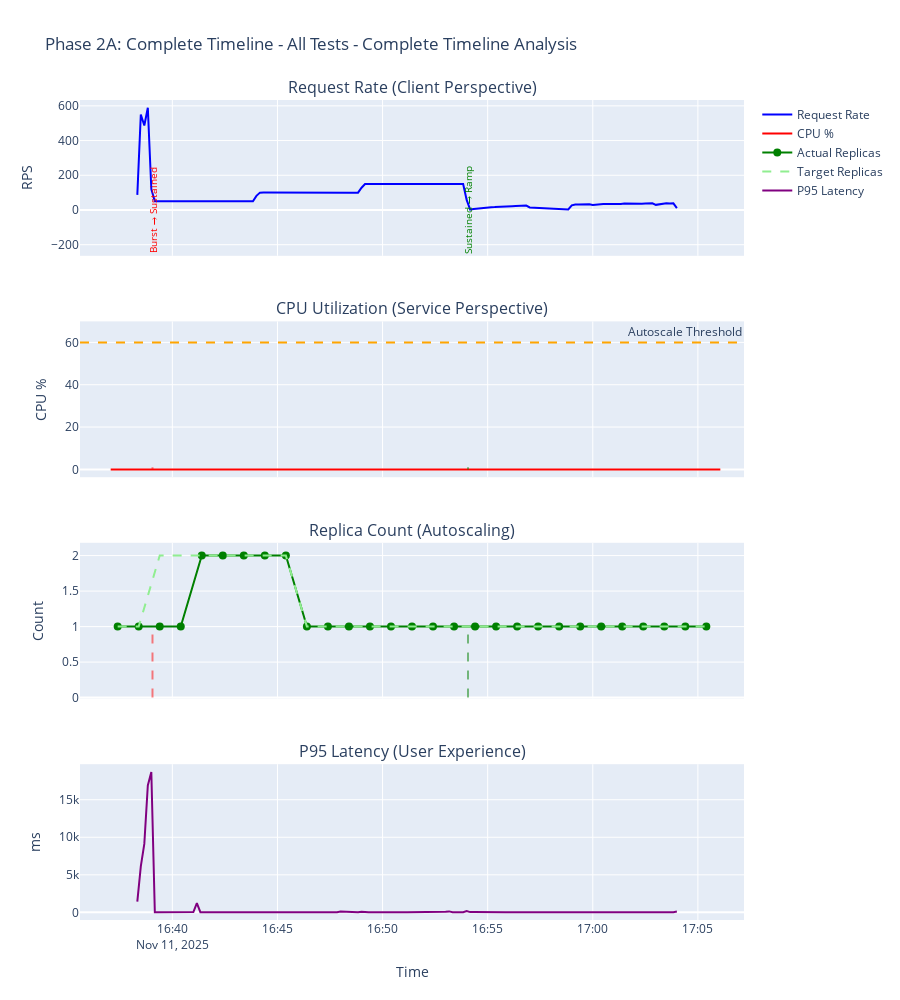

This figure's notebook cell:
### Code cell
# Visualize Complete Phase 2A Timeline (shows all tests and autoscaling event)
print("Creating comprehensive Phase 2A visualization...")
print(f"Time span: {phase2a_start.strftime('%H:%M:%S')} → {phase2a_end.strftime('%H:%M:%S')}")
print(f"This covers all 4 burst tests, 3 sustained tests, and 1 ramp test\n")

# Combine ALL test results for the request rate timeline
all_test_results = pd.concat([r['results_df'] for r in phase2a_all_results])

# Create base visualization with ALL Phase 2A data
fig = plot_timeline_with_metrics(
    test_results=all_test_results,
    metrics=phase2a_metrics,  # Already collected for full Phase 2A window
    test_name="Phase 2A: Complete Timeline - All Tests"
)

# Add vertical separators between test phases
# Calculate phase boundaries
burst_end = phase2a_burst_results[-1]['end_time']
sustained_end = phase2a_sustained_results[-1]['end_time']

# Add vertical lines to all 4 subplots
for row_num in [1, 2, 3, 4]:
    # Separator between Burst and Sustained
    fig.add_shape(
        type="line",
        x0=burst_end, x1=burst_end, y0=0, y1=1,
        line=dict(color="rgba(255, 0, 0, 0.5)", width=2, dash="dash"),
        yref="paper",
        row=row_num, col=1
    )
    
    # Separator between Sustained and Ramp
    fig.add_shape(
        type="line",
        x0=sustained_end, x1=sustained_end, y0=0, y1=1,
        line=dict(color="rgba(0, 128, 0, 0.5)", width=2, dash="dash"),
        yref="paper",
        row=row_num, col=1
    )

# Add annotations only on the top subplot
fig.add_annotation(
    x=burst_end, y=1.05,
    text="Burst → Sustained",
    showarrow=False,
    yref="paper",
    xref="x",
    textangle=-90,
    font=dict(size=10, color="red"),
    row=1, col=1
)

fig.add_annotation(
    x=sustained_end, y=1.05,
    text="Sustained → Ramp",
    showarrow=False,
    yref="paper",
    xref="x",
    textangle=-90,
    font=dict(size=10, color="green"),
    row=1, col=1
)

fig.show()

print("\n📊 This visualization shows:")
print(f"  - All Phase 2A tests from {phase2a_start.strftime('%H:%M:%S')} to {phase2a_end.strftime('%H:%M:%S')}")
print(f"  - Request rate across all 8 tests")
print(f"  - CPU utilization (max ~22%)")
print(f"  - Replica scaling: 1 → 2 @ 16:41 (during burst tests), back to 1 @ 16:45")
print(f"  - P95 latency throughout all tests")
print(f"  - Red line: Burst → Sustained | Green line: Sustained → Ramp")

### Figure 1 — Plotly figure (JSON) as saved in the notebook; plotly's stock layout.template omitted (floating-point values rounded to 4 significant figures; data arrays with more than 128 entries replaced by an {"elided": "..."} marker saying what was removed)
{"data": [{"line": {"color": "blue", "width": 2}, "mode": "lines", "name": "Request Rate", "type": "scatter", "x": {"elided": "145 str values"}, "xaxis": "x", "y": {"elided": "145 float values"}, "yaxis": "y"}, {"line": {"color": "red", "width": 2}, "mode": "lines", "name": "CPU %", "type": "scatter", "x": ["2025-11-11T16:37:04", "2025-11-11T16:38:04", "2025-11-11T16:39:04", "2025-11-11T16:40:04", "2025-11-11T16:41:04", "2025-11-11T16:42:04", "2025-11-11T16:42:04", "2025-11-11T16:43:04", "2025-11-11T16:43:04", "2025-11-11T16:44:04", "2025-11-11T16:44:04", "2025-11-11T16:45:04", "2025-11-11T16:45:04", "2025-11-11T16:46:04", "2025-11-11T16:46:04", "2025-11-11T16:47:04", "2025-11-11T16:47:04", "2025-11-11T16:48:04", "2025-11-11T16:48:04", "2025-11-11T16:49:04", "2025-11-11T16:49:04", "2025-11-11T16:50:04", "2025-11-11T16:50:04", "2025-11-11T16:51:04", "2025-11-11T16:51:04", "2025-11-11T16:52:04", "2025-11-11T16:52:04", "2025-11-11T16:53:04", "2025-11-11T16:53:04", "2025-11-11T16:54:04", "2025-11-11T16:54:04", "2025-11-11T16:55:04", "2025-11-11T16:55:04", "2025-11-11T16:56:04", "2025-11-11T16:56:04", "2025-11-11T16:57:04", "2025-11-11T16:57:04", "2025-11-11T16:58:04", "2025-11-11T16:59:04", "2025-11-11T17:00:04", "2025-11-11T17:01:04", "2025-11-11T17:02:04", "2025-11-11T17:03:04", "2025-11-11T17:04:04", "2025-11-11T17:05:04", "2025-11-11T17:06:04"], "xaxis": "x2", "y": [0.0, 0.0, 0.0, 0.0, 0.0, 0.0, 0.0, 0.0, 0.0, 0.0, 0.0, 0.0, 0.0, 0.0, 0.0, 0.0, 0.0, 0.0, 0.0, 0.0, 0.0, 0.0, 0.0, 0.0, 0.0, 0.0, 0.0, 0.0, 0.0, 0.0, 0.0, 0.0, 0.0, 0.0, 0.0, 0.0, 0.0, 0.0, 0.0, 0.0, 0.0, 0.0, 0.0, 0.0, 0.0, 0.0], "yaxis": "y2"}, {"line": {"color": "green", "width": 2}, "marker": {"size": 8}, "mode": "lines+markers", "name": "Actual Replicas", "type": "scatter", "x": ["2025-11-11T16:37:24", "2025-11-11T16:38:24", "2025-11-11T16:39:24", "2025-11-11T16:40:24", "2025-11-11T16:41:24", "2025-11-11T16:42:24", "2025-11-11T16:43:24", "2025-11-11T16:44:24", "2025-11-11T16:45:24", "2025-11-11T16:46:24", "2025-11-11T16:47:24", "2025-11-11T16:48:24", "2025-11-11T16:49:24", "2025-11-11T16:50:24", "2025-11-11T16:51:24", "2025-11-11T16:52:24", "2025-11-11T16:53:24", "2025-11-11T16:54:24", "2025-11-11T16:55:24", "2025-11-11T16:56:24", "2025-11-11T16:57:24", "2025-11-11T16:58:24", "2025-11-11T16:59:24", "2025-11-11T17:00:24", "2025-11-11T17:01:24", "2025-11-11T17:02:24", "2025-11-11T17:03:24", "2025-11-11T17:04:24", "2025-11-11T17:05:24"], "xaxis": "x3", "y": [1.0, 1.0, 1.0, 1.0, 2.0, 2.0, 2.0, 2.0, 2.0, 1.0, 1.0, 1.0, 1.0, 1.0, 1.0, 1.0, 1.0, 1.0, 1.0, 1.0, 1.0, 1.0, 1.0, 1.0, 1.0, 1.0, 1.0, 1.0, 1.0], "yaxis": "y3"}, {"line": {"color": "lightgreen", "dash": "dash", "width": 2}, "mode": "lines", "name": "Target Replicas", "type": "scatter", "x": ["2025-11-11T16:37:24", "2025-11-11T16:38:24", "2025-11-11T16:39:24", "2025-11-11T16:40:24", "2025-11-11T16:41:24", "2025-11-11T16:42:24", "2025-11-11T16:43:24", "2025-11-11T16:44:24", "2025-11-11T16:45:24", "2025-11-11T16:46:24", "2025-11-11T16:47:24", "2025-11-11T16:48:24", "2025-11-11T16:49:24", "2025-11-11T16:50:24", "2025-11-11T16:51:24", "2025-11-11T16:52:24", "2025-11-11T16:53:24", "2025-11-11T16:54:24", "2025-11-11T16:55:24", "2025-11-11T16:56:24", "2025-11-11T16:57:24", "2025-11-11T16:58:24", "2025-11-11T16:59:24", "2025-11-11T17:00:24", "2025-11-11T17:01:24", "2025-11-11T17:02:24", "2025-11-11T17:03:24", "2025-11-11T17:04:24", "2025-11-11T17:05:24"], "xaxis": "x3", "y": [1.0, 1.0, 2.0, 2.0, 2.0, 2.0, 2.0, 2.0, 2.0, 1.0, 1.0, 1.0, 1.0, 1.0, 1.0, 1.0, 1.0, 1.0, 1.0, 1.0, 1.0, 1.0, 1.0, 1.0, 1.0, 1.0, 1.0, 1.0, 1.0], "yaxis": "y3"}, {"line": {"color": "purple", "width": 2}, "mode": "lines", "name": "P95 Latency", "type": "scatter", "x": {"elided": "145 str values"}, "xaxis": "x4", "y": {"elided": "145 float values"}, "yaxis": "y4"}], "layout": {"annotations": [{"font": {"size": 16}, "showarrow": false, "text": "Request Rate (Client Perspective)", "x": 0.5, "xanchor": "center", "xref": "paper", "y": 1, "yanchor": "bottom", "yref": "paper"}, {"font": {"size": 16}, "showarrow": false, "text": "CPU Utilization (Service Perspective)", "x": 0.5, "xanchor": "center", "xref": "paper", "y": 0.73, "yanchor": "bottom", "yref": "paper"}, {"font": {"size": 16}, "showarrow": false, "text": "Replica Count (Autoscaling)", "x": 0.5, "xanchor": "center", "xref": "paper", "y": 0.46, "yanchor": "bottom", "yref": "paper"}, {"font": {"size": 16}, "showarrow": false, "text": "P95 Latency (User Experience)", "x": 0.5, "xanchor": "center", "xref": "paper", "y": 0.19, "yanchor": "bottom", "yref": "paper"}, {"showarrow": false, "text": "Autoscale Threshold", "x": 1, "xanchor": "right", "xref": "x2 domain", "y": 60, "yanchor": "bottom", "yref": "y2"}, {"font": {"color": "red", "size": 10}, "showarrow": false, "text": "Burst → Sustained", "textangle": -90, "x": "2025-11-11T16:39:03.344203", "xref": "x", "y": 1.05, "yref": "y"}, {"font": {"color": "green", "size": 10}, "showarrow": false, "text": "Sustained → Ramp", "textangle": -90, "x": "2025-11-11T16:54:03.916214", "xref": "x", "y": 1.05, "yref": "y"}], "height": 1000, "shapes": [{"line": {"color": "orange", "dash": "dash"}, "type": "line", "x0": 0, "x1": 1, "xref": "x2 domain", "y0": 60, "y1": 60, "yref": "y2"}, {"line": {"color": "rgba(255, 0, 0, 0.5)", "dash": "dash", "width": 2}, "type": "line", "x0": "2025-11-11T16:39:03.344203", "x1": "2025-11-11T16:39:03.344203", "xref": "x", "y0": 0, "y1": 1, "yref": "y"}, {"line": {"color": "rgba(0, 128, 0, 0.5)", "dash": "dash", "width": 2}, "type": "line", "x0": "2025-11-11T16:54:03.916214", "x1": "2025-11-11T16:54:03.916214", "xref": "x", "y0": 0, "y1": 1, "yref": "y"}, {"line": {"color": "rgba(255, 0, 0, 0.5)", "dash": "dash", "width": 2}, "type": "line", "x0": "2025-11-11T16:39:03.344203", "x1": "2025-11-11T16:39:03.344203", "xref": "x2", "y0": 0, "y1": 1, "yref": "y2"}, {"line": {"color": "rgba(0, 128, 0, 0.5)", "dash": "dash", "width": 2}, "type": "line", "x0": "2025-11-11T16:54:03.916214", "x1": "2025-11-11T16:54:03.916214", "xref": "x2", "y0": 0, "y1": 1, "yref": "y2"}, {"line": {"color": "rgba(255, 0, 0, 0.5)", "dash": "dash", "width": 2}, "type": "line", "x0": "2025-11-11T16:39:03.344203", "x1": "2025-11-11T16:39:03.344203", "xref": "x3", "y0": 0, "y1": 1, "yref": "y3"}, {"line": {"color": "rgba(0, 128, 0, 0.5)", "dash": "dash", "width": 2}, "type": "line", "x0": "2025-11-11T16:54:03.916214", "x1": "2025-11-11T16:54:03.916214", "xref": "x3", "y0": 0, "y1": 1, "yref": "y3"}, {"line": {"color": "rgba(255, 0, 0, 0.5)", "dash": "dash", "width": 2}, "type": "line", "x0": "2025-11-11T16:39:03.344203", "x1": "2025-11-11T16:39:03.344203", "xref": "x4", "y0": 0, "y1": 1, "yref": "y4"}, {"line": {"color": "rgba(0, 128, 0, 0.5)", "dash": "dash", "width": 2}, "type": "line", "x0": "2025-11-11T16:54:03.916214", "x1": "2025-11-11T16:54:03.916214", "xref": "x4", "y0": 0, "y1": 1, "yref": "y4"}], "title": {"text": "Phase 2A: Complete Timeline - All Tests - Complete Timeline Analysis"}, "xaxis": {"anchor": "y", "domain": [0, 1], "matches": "x4", "showticklabels": false}, "xaxis2": {"anchor": "y2", "domain": [0, 1], "matches": "x4", "showticklabels": false}, "xaxis3": {"anchor": "y3", "domain": [0, 1], "matches": "x4", "showticklabels": false}, "xaxis4": {"anchor": "y4", "domain": [0, 1], "title": {"text": "Time"}}, "yaxis": {"anchor": "x", "domain": [0.81, 1], "title": {"text": "RPS"}}, "yaxis2": {"anchor": "x2", "domain": [0.54, 0.73], "title": {"text": "CPU %"}}, "yaxis3": {"anchor": "x3", "domain": [0.27, 0.46], "title": {"text": "Count"}}, "yaxis4": {"anchor": "x4", "domain": [0, 0.19], "title": {"text": "ms"}}}}
